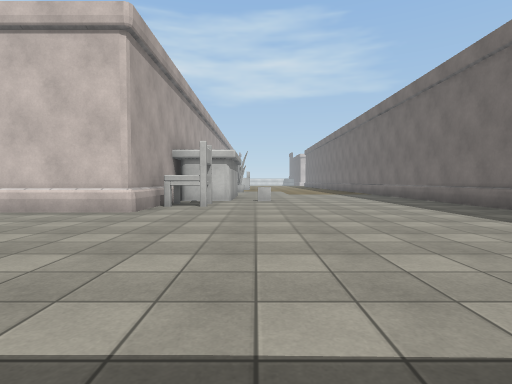
view 1 (above)

23 first-person views from a walk through a scene from a Unity 3-D project. The camera is 1.2 m above the floor, tilts 2° down and sees 80° across. The floor is counted in squares, 2 m on a side. Each view is taken from the middle of a square. On the plan, view 1 faces up. The plan holds only what a view shows up to about 9 squares ahead; the rest is blank. The place goes on beyond the plan. The player is left out. Surface patterns are stand-ins for the level's own textures.

view 2
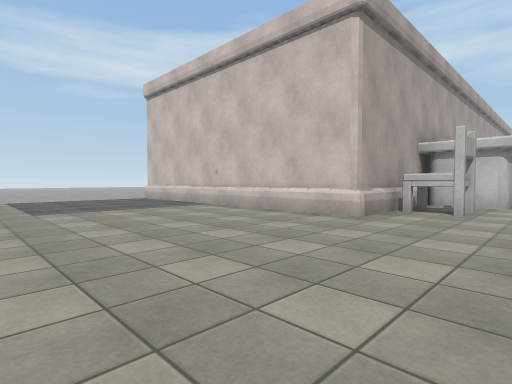

view 3
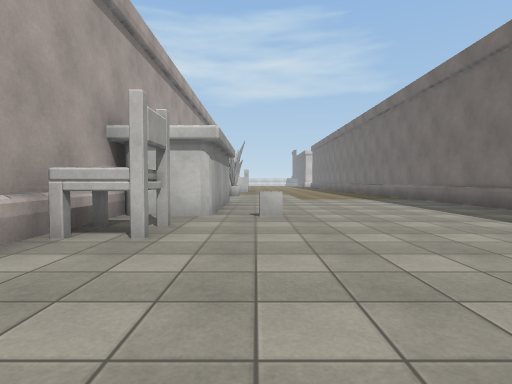

view 4
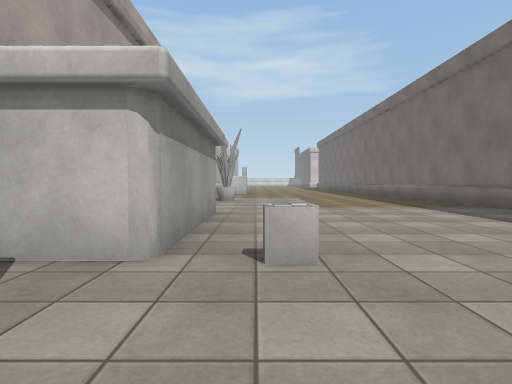

view 5
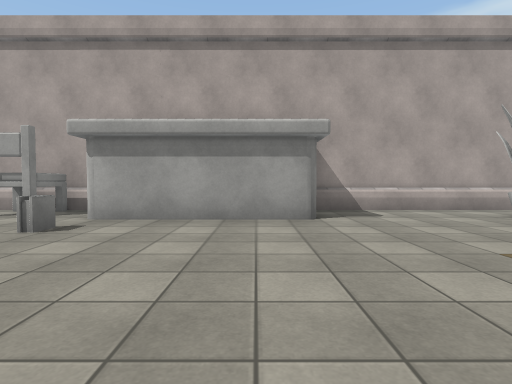

view 6
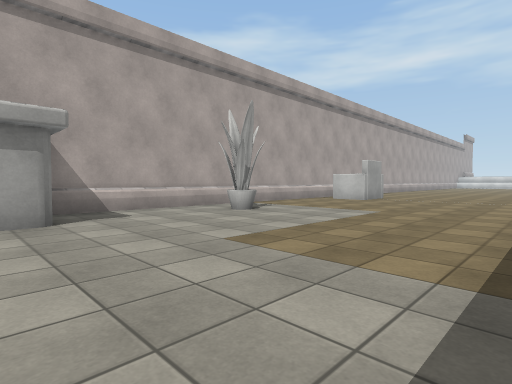

view 7
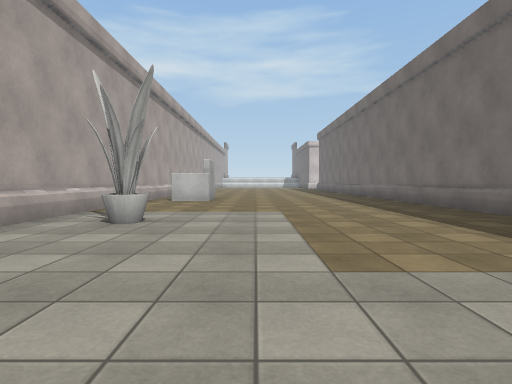

view 8
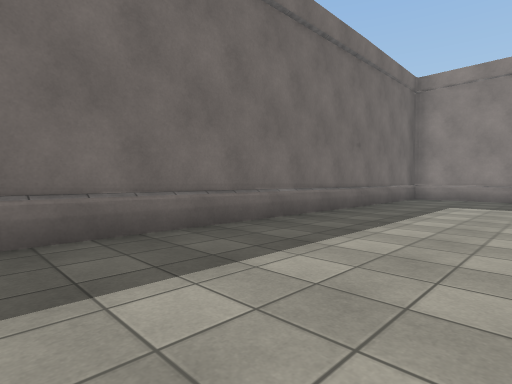

view 9
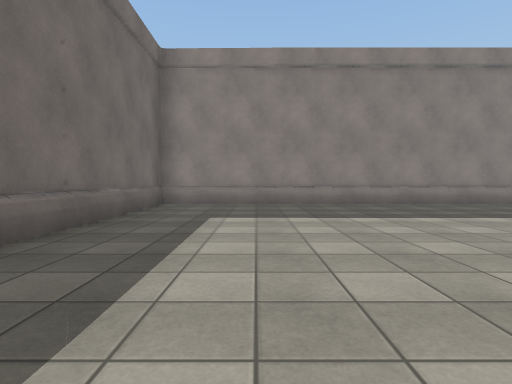

view 10
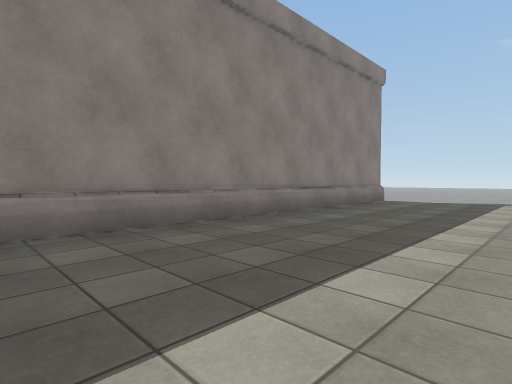

view 11
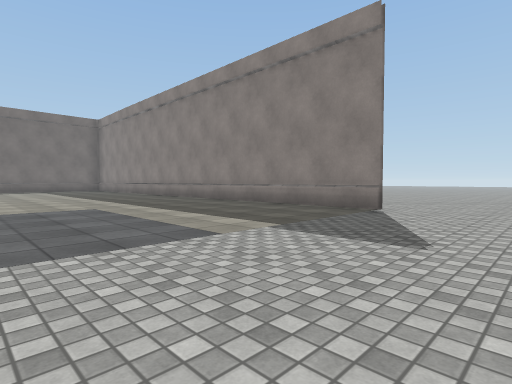

view 12
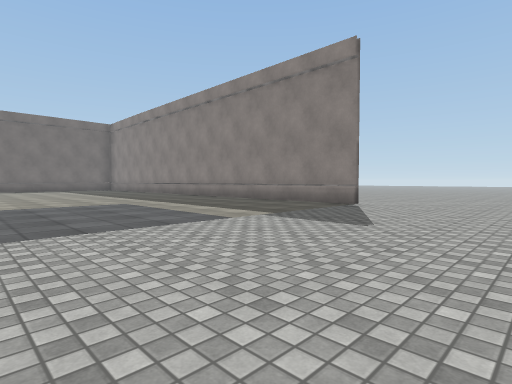

view 13
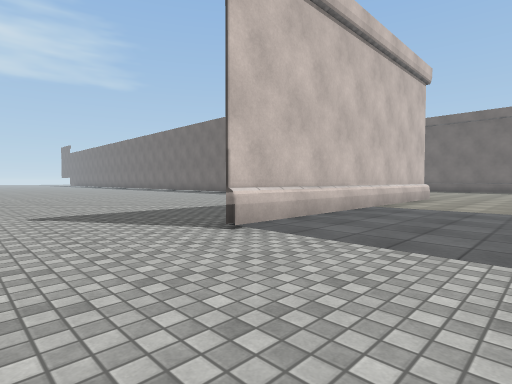

view 14
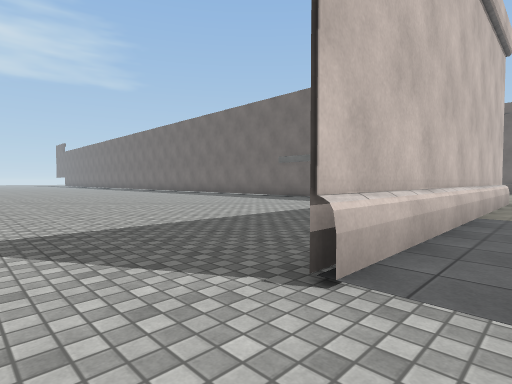

view 15
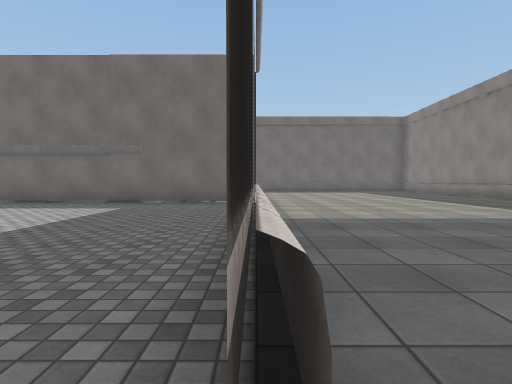

view 16
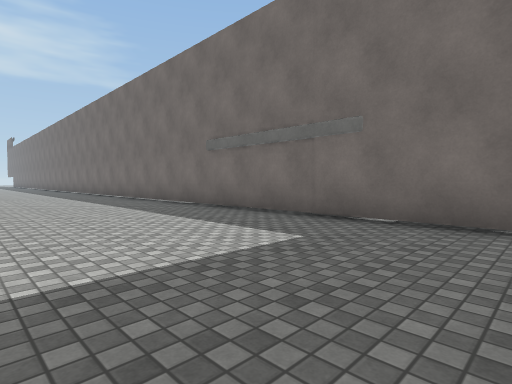

view 17
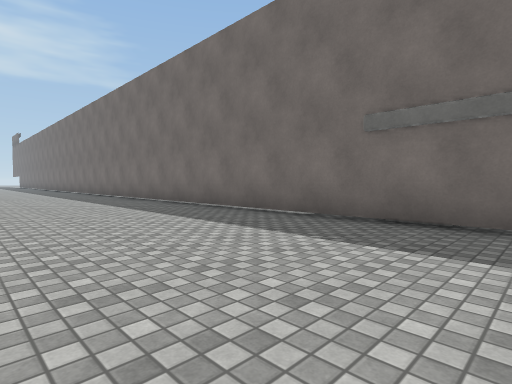

view 18
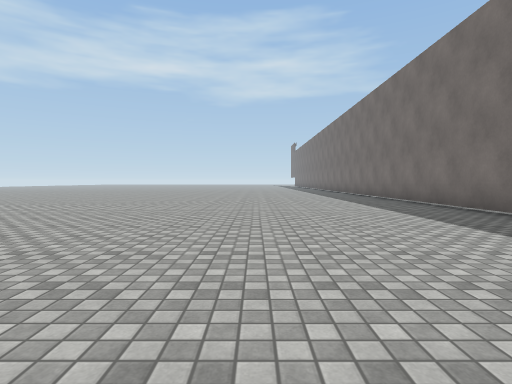

view 19
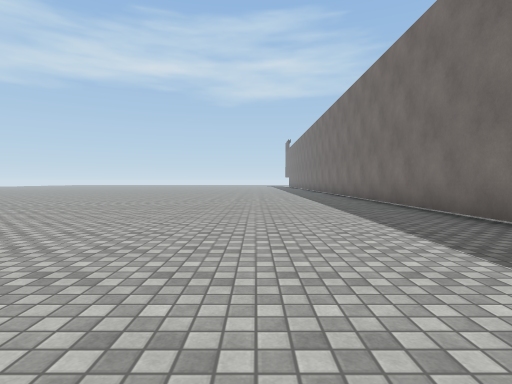

view 20
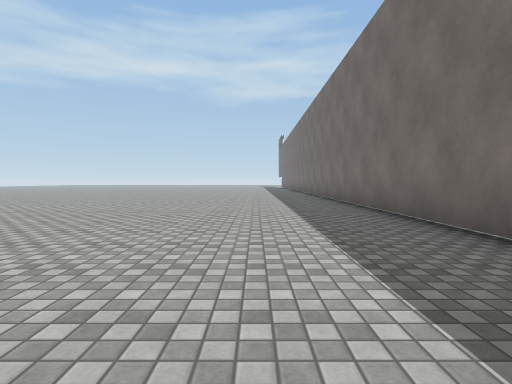

view 21
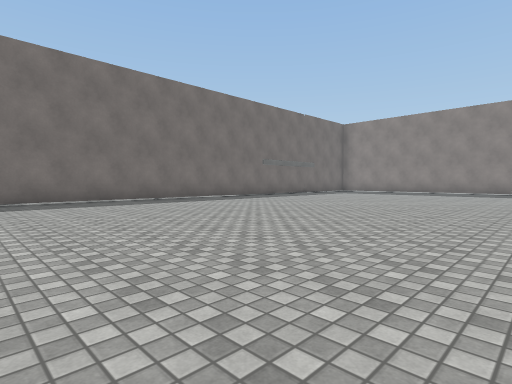

view 22
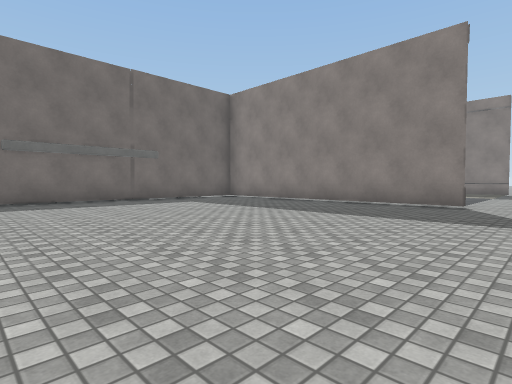

view 23
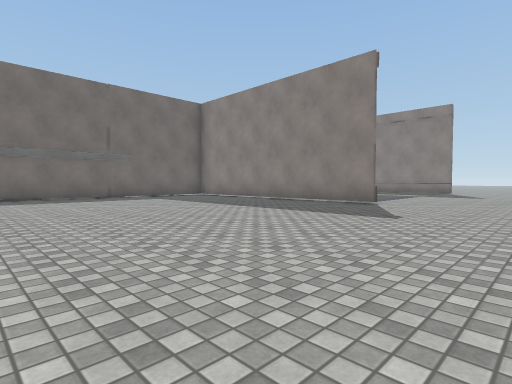

### Floor plan
Points are (right, up) in squares from view 1. A wall is a line through its corners. A room is listed if a view was taken in it or the views show most of it. See-through windows are left out.
Room 1 (views 1, 2, 3, 4, 5, 6, 7, 8, 9, 10, 11, 12, 13, 14, 15, 16, 17, 18, 19, 20, 21, 22, 23)
walls: (-2.5, 9.8) (-2.5, 5.9) (-10.5, 5.9); (-9, 6) (-10.5, 6); (-2.5, 6) (-2.5, 23.5); (-10.6, 6) (-7.1, 6); (-2.5, 19.5) (-2.5, 13.3); (5.5, 10.4) (5.5, 13); (-10.6, -2) (5.5, -2) (5.5, 9); (5.5, 13.4) (5.5, 16); (5.5, 17.1) (5.5, 21)
low walls: (-9.5, 5.9) (-8.7, 5.9); (-10.6, 5.9) (-9.6, 5.9)
objects: chair (-2, 8); other object (-1, 11); plant (-1, 16); books (0, 9)

Positions as (right, up) in squares from view 1, and headings:
1: (0, 0), facing up
2: (0, 1), facing up-left
3: (0, 4), facing up
4: (0, 7), facing up
5: (4, 12), facing left
6: (4, 12), facing up-left
7: (1, 12), facing up
8: (2, 9), facing down-right
9: (3, 6), facing down
10: (-1, 2), facing down-left
11: (-13, 4), facing down-right
12: (-14, 5), facing down-right
13: (-13, 3), facing up-right
14: (-12, 5), facing up-right
15: (-11, 6), facing right
16: (-7, 7), facing up-right
17: (-7, 11), facing up-right
18: (-7, 11), facing up
19: (-6, 14), facing up
20: (-5, 17), facing up
21: (-12, 23), facing down-right
22: (-12, 14), facing down-right
23: (-14, 14), facing down-right
